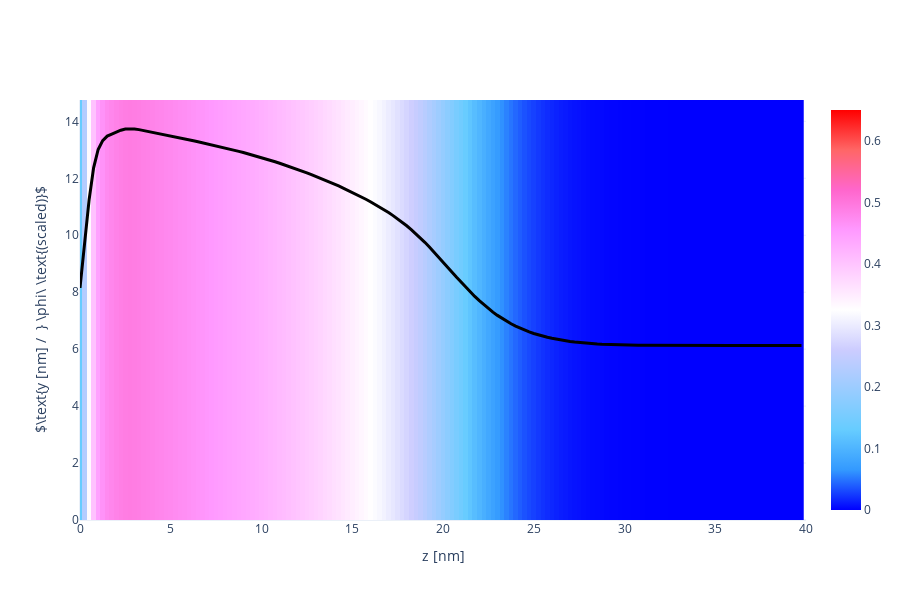

Notebook cell for this chart:
### Code cell
X, Y, Z = np.array(df.iloc[:,0]), np.array(df.iloc[:,1]), np.array(df.iloc[:,2])
vol = np.array(df.iloc[:,3])
if block_Nik[0] > 1: bvols= [np.array(ph1r.iloc[:,i+3]) for i in range(block_Nik[0])]

Lz_max = 40
vol   =  vol[Z < Lz_max]
if block_Nik[0] > 1: bvols = [bvols[i][Z < Lz_max] for i in range(block_Nik[0])]
X = X[Z < Lz_max]
Y = Y[Z < Lz_max]
Z = Z[Z < Lz_max]

Nz_new = int(len(Z)/Nx/Ny)
x = [X[i*Ny*Nz_new] for i in range(Nx)]
y = [Y[j*Nz_new]    for j in range(Ny)]
z = [Z[k]           for k in range(Nz_new)]

if False: # ZSLICE
    zslice = 88 # z = zslice * dz ; z to keep constant
    islice = int(zslice*(z[1]-z[0]))
    vol  =  np.array([  vol[(i*Ny+j)*Nz_new+islice] for i in range(Nx) for j in range(Ny)]).reshape(Nx, Ny)
    if block_Nik[0] > 1: bvols= [np.array([bvols[i][(i*Ny+j)*Nz_new+islice] for i in range(Nx) for j in range(Ny)]).reshape(Nx, Ny) for i in range(block_Nik[0])]

    import plotly.graph_objects as go
    heatmap = go.Heatmap(
                x=x, y=y, z=vol,
                zmin = 0.0, zmax = 1.00,
                colorscale= 'Picnic'
              )
    # overall = go.Scatter(
    #             x = z,
    #             y = 5.0*vol[int(Ny/2), :] + max(y)/2-2.05,
    #             line = dict(color='black', width=3)
    #           )
    # if block_Nik[0] > 1: blocks = [go.Scatter(
    #                                 x = z,
    #                                 y = 1.5*bvols[i][int(Ny/2),:] + max(y)/2-1,
    #                                 line = dict(color='black', width=3, dash='dot')
    #                               ) for i in range(block_Nik[0])]
    layout = go.Layout( xaxis_range = [0, x[-1]], yaxis_range = [0, y[-1]],
                        scaleratio = 1,
                        yaxis_title = r'$\text{y [nm] /  } \phi\ \text{(scaled)}$', xaxis_title = 'x [nm]',
                        scene_xaxis_showticklabels=True,
                        scene_yaxis_showticklabels=True,
                        scene_zaxis_showticklabels=True,
                        showlegend = False,
                        template='plotly_white', width=900, height=600)
    if block_Nik[0] > 1: fig = go.Figure(data = [heatmap], layout = layout)
    else: fig = go.Figure(data = [heatmap], layout = layout)

if True: # XSLICE
    xslice = 1 # x = xslice * dx ; x to keep constant
    islice = int(xslice*(x[1]-x[0]))
    vol  =  np.array([  vol[(islice*Ny+j)*Nz_new+k] for j in range(Ny) for k in range(Nz_new)]).reshape(Ny, Nz_new)
    if block_Nik[0] > 1: bvols= [np.array([bvols[i][(islice*Ny+j)*Nz_new+k] for j in range(Ny) for k in range(Nz_new)]).reshape(Ny, Nz_new) for i in range(block_Nik[0])]

    import plotly.graph_objects as go
    heatmap = go.Heatmap(
                x=z, y=y, z=vol,
                zmin = 0.0, zmax = 0.65,
                colorscale= 'Picnic'
              )
    overall = go.Scatter(
                x = z,
                y = 15.5*vol[int(Ny/2), :] + max(y)/2-1.25,
                line = dict(color='black', width=3)
              )
    if block_Nik[0] > 1: blocks = [go.Scatter(
                                    x = z,
                                    y = 1.5*bvols[i][int(Ny/2),:] + max(y)/2-1,
                                    line = dict(color='black', width=3, dash='dot')
                                  ) for i in range(block_Nik[0])]
    layout = go.Layout( xaxis_range = [0, Lz_max], yaxis_range = [0, y[-1]],
                        yaxis_title = r'$\text{y [nm] /  } \phi\ \text{(scaled)}$', xaxis_title = 'z [nm]',
                        scene_xaxis_showticklabels=True,
                        scene_yaxis_showticklabels=True,
                        scene_zaxis_showticklabels=True,
                        showlegend = False,
                        template='plotly_white', width=900, height=600)
    if block_Nik[0] > 1: fig = go.Figure(data = [heatmap, overall, *blocks], layout = layout)
    else: fig = go.Figure(data = [heatmap, overall], layout = layout)
# fname = GIT+'ph_a020x075_1D.dat'
# df = pd.read_csv(fname, sep="\s+", skiprows=0)
# a000x075_1d = pd.DataFrame([df.iloc[:,0], df.iloc[:,1]], index=['z', 'pha']).T

# reference = go.Scatter(
#                 x = a000x075_1d.z,
#                 y = 1.5*a000x075_1d.pha + max(y)/2-1,
#                 line = dict(color='black', width=3, dash='dash')
#             )


# if block_Nik[0] > 1: fig = go.Figure(data = [heatmap, overall, *blocks, reference], layout = layout)
# else: fig = go.Figure(data = [heatmap, overall, reference], layout = layout)
fig.show()

### Figure 1 — Plotly figure (JSON) as saved in the notebook; plotly's stock layout.template omitted (floating-point values rounded to 4 significant figures; data arrays with more than 128 entries replaced by an {"elided": "..."} marker saying what was removed)
{"data": [{"colorscale": [[0, "rgb(0,0,255)"], [0.1, "rgb(51,153,255)"], [0.2, "rgb(102,204,255)"], [0.3, "rgb(153,204,255)"], [0.4, "rgb(204,204,255)"], [0.5, "rgb(255,255,255)"], [0.6, "rgb(255,204,255)"], [0.7, "rgb(255,153,255)"], [0.8, "rgb(255,102,204)"], [0.9, "rgb(255,102,102)"], [1, "rgb(255,0,0)"]], "type": "heatmap", "x": {"elided": "160 float values"}, "y": [0, 0.25, 0.5, 0.75, 1, 1.25, 1.5, 1.75, 2, 2.25, 2.5, 2.75, 3, 3.25, 3.5, 3.75, 4, 4.25, 4.5, 4.75, 5, 5.25, 5.5, 5.75, 6, 6.25, 6.5, 6.75, 7, 7.25, 7.5, 7.75, 8, 8.25, 8.5, 8.75, 9, 9.25, 9.5, 9.75, 10, 10.25, 10.5, 10.75, 11, 11.25, 11.5, 11.75, 12, 12.25, 12.5, 12.75, 13, 13.25, 13.5, 13.75, 14, 14.25, 14.5, 14.75], "z": {"elided": "60x160 float values"}, "zmax": 0.65, "zmin": 0}, {"line": {"color": "black", "width": 3}, "type": "scatter", "x": {"elided": "160 float values"}, "y": {"elided": "160 float values"}}], "layout": {"height": 600, "scene": {"xaxis": {"showticklabels": true}, "yaxis": {"showticklabels": true}, "zaxis": {"showticklabels": true}}, "showlegend": false, "width": 900, "xaxis": {"range": [0, 40], "title": {"text": "z [nm]"}, "type": "linear"}, "yaxis": {"range": [0, 14.75], "title": {"text": "$\\text{y [nm] /  } \\phi\\ \\text{(scaled)}$"}, "type": "linear"}}}
